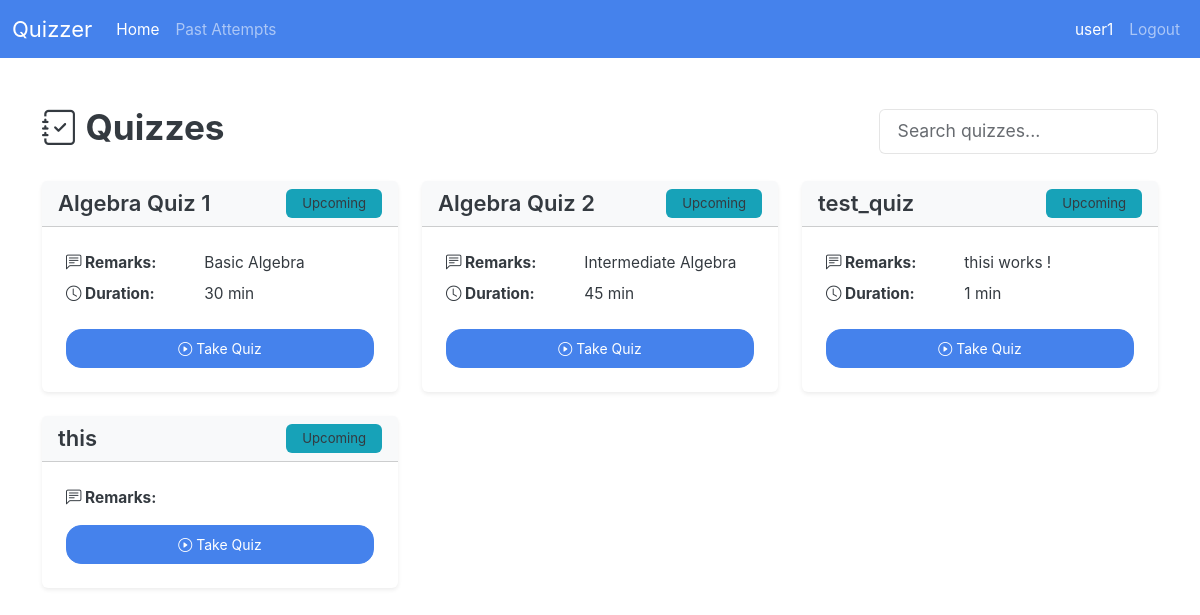
/user/ (signed in), run on an earlier commit of the app's database.
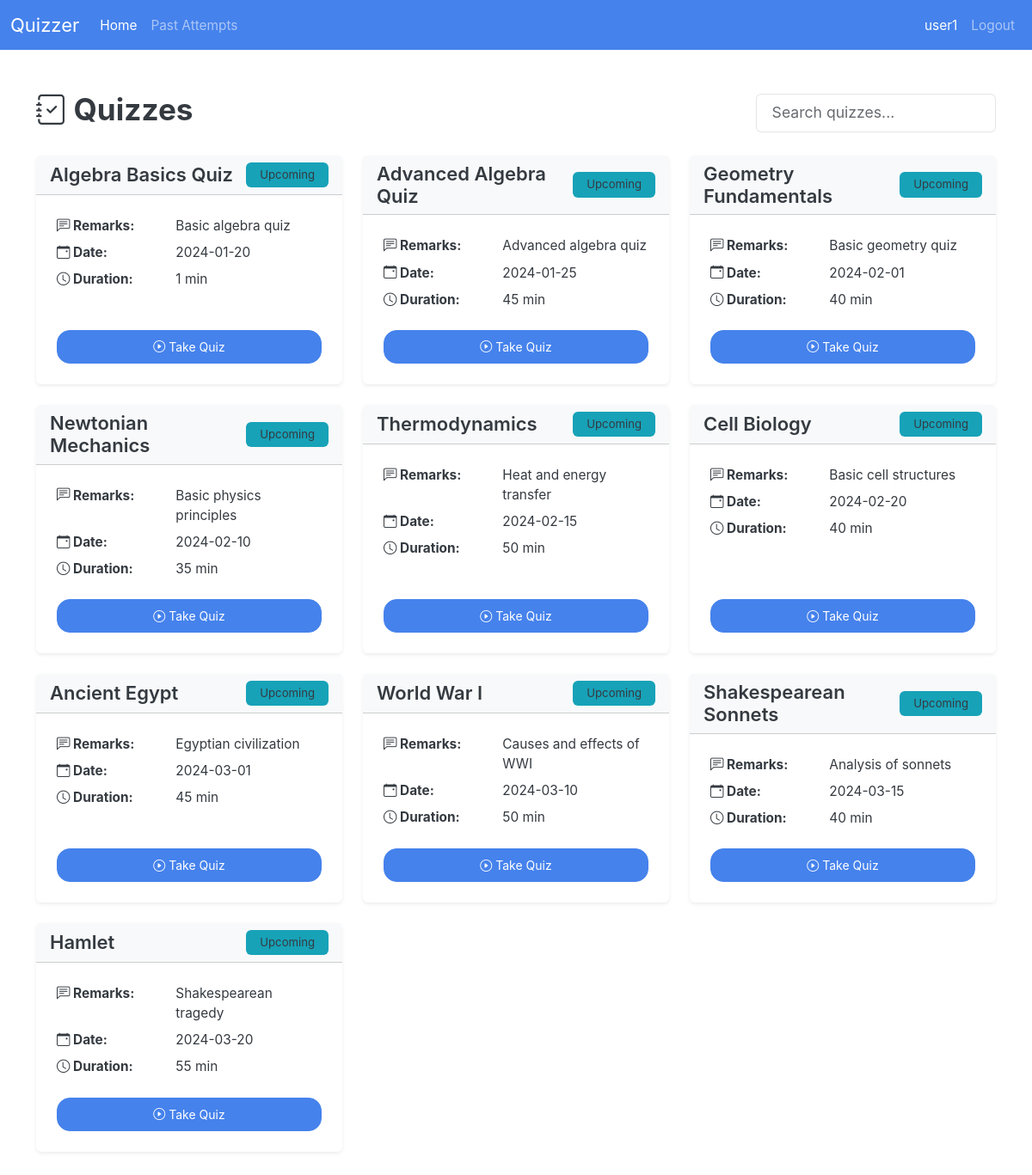
And on a later commit of the database.
### models/models.py (models this page shows, shortened)
class User(db.Model, UserMixin):
    __tablename__ = "user"
    user_id: Mapped[id_pk]
    username: Mapped[str] = mapped_column(unique=True)
    password: Mapped[str]
    quiz_attempts: Mapped[List["QuizAttempt"]] = relationship(
        back_populates="user", cascade="all,delete-orphan"
    )

class Quiz(db.Model):
    __tablename__ = "quiz"
    quiz_id: Mapped[id_pk]
    quiz_name: Mapped[str]
    chapter_id: Mapped[int]
    subject_id: Mapped[int]
    date: Mapped[Optional[date]]
    duration: Mapped[Optional[int]]  # minutes? hopefully
    remarks: Mapped[str]
    total_marks: Mapped[int] = mapped_column(default=0)
    questions: Mapped[List["Question"]] = relationship(
        back_populates="quiz", cascade="all,delete-orphan"
    )
    quiz_attempts: Mapped[List["QuizAttempt"]] = relationship(
        back_populates="quiz", cascade="all,delete-orphan"
    )
    chapter: Mapped["Chapter"] = relationship(back_populates="quizzes") # maybe change this
    __table_args__ = (
        ForeignKeyConstraint(
            ['subject_id', 'chapter_id'],  # Composite foreign key
            ['chapter.subject_id', 'chapter.chapter_id']
        ),
    )

### routes/user_routes.py (the view)
@user_bp.route("/", methods=["GET"])
def home():
    upcoming_quizzes = db.session.scalars(select(Quiz))
    return render_template("user/home.html", upcoming_quizzes=upcoming_quizzes)

### app.py (called while the page is built)
@app.template_global()
def is_active(page_name):
    return "active" if request.endpoint == page_name else ""

### routes/__init__.py (called while the page is built)
def init_login_manager(app):
    login_manager = LoginManager()
    login_manager.init_app(app)
    login_manager.login_view = "auth.login"  # goes to the login() function in auth_bp
    @login_manager.user_loader
    def load_user(user_id):
        return db.session.scalar(select(User).where(User.user_id == user_id))

### routes/user_routes.py (called while the page is built)
@user_bp.before_request  # makes it so you have to be logged in to access, and allows admin to access it too to test :)
@login_required
def user_required():
    pass

### templates/user/home.html
{% extends "base.html" %} {% block title %} Quiz Dashboard {% endblock %} {%
block body %} {% include "user/nav.html" %}
<div class="container py-5">
  <div class="d-flex justify-content-between align-items-center mb-4">
    <h2 class="fw-bold"><i class="bi bi-journal-check"></i> Quizzes</h2>
    <input
      type="text"
      id="searchInput"
      class="form-control w-25"
      placeholder="Search quizzes..."
      onkeyup="searchContentUser()"
    />
  </div>
  <div
    class="row row-cols-1 row-cols-md-2 row-cols-lg-3 g-4 mb-5"
    id="quizList"
  >
    {% if upcoming_quizzes %} {% for quiz in upcoming_quizzes %}
    <div class="col quiz-card">
      <div class="card shadow-sm border-0 h-100">
        <div
          class="card-header bg-light d-flex justify-content-between align-items-center"
        >
          <h5 class="fw-semibold mb-0">{{ quiz.quiz_name }}</h5>
          <span class="badge bg-info text-dark">Upcoming</span>
        </div>
        <div class="card-body p-4 d-flex flex-column justify-content-between">
          <div>
            <dl class="row mb-0 small">
              <dt class="col-sm-5">
                <i class="bi bi-chat-left-text"></i> Remarks:
              </dt>
              <dd class="col-sm-7">{{ quiz.remarks }}</dd>
              {% if quiz.date %}
              <dt class="col-sm-5">
                <i class="bi bi-calendar-event"></i> Date:
              </dt>
              <dd class="col-sm-7">{{ quiz.date }}</dd>
              {% endif %} {% if quiz.duration %}
              <dt class="col-sm-5"><i class="bi bi-clock"></i> Duration:</dt>
              <dd class="col-sm-7">{{ quiz.duration }} min</dd>
              {% endif %}
            </dl>
          </div>
          <div class="mt-3 text-center">
            <a href="{{ url_for('user.quiz', quiz_id=quiz.quiz_id) }}">
              <button class="btn btn-primary w-100">
                <i class="bi bi-play-circle"></i> Take Quiz
              </button>
            </a>
          </div>
        </div>
      </div>
    </div>
    {% endfor %} {% else %}
    <p class="text-muted text-center">No upcoming quizzes available.</p>
    {% endif %}
  </div>
</div>
{% endblock %}

### templates/base.html (shortened to what this page needs)
<!doctype html>
<html lang="en">
  <head>
    <link href="{{url_for("static", filename="style.css")}}" rel="stylesheet" />
  </head>
  <body>
    {% block body %} {% endblock %}
    <link
      rel="stylesheet"
      href="https://cdn.jsdelivr.net/npm/bootstrap-icons@1.5.0/font/bootstrap-icons.css"
    />
  </body>
</html>

### templates/user/nav.html (shortened to what this page needs)
<nav class="navbar navbar-expand-lg bg-primary" data-bs-theme="dark">
  <div class="container-fluid">
    <a class="navbar-brand" href="#">Quizzer</a>
    <div class="collapse navbar-collapse" id="navbarColor01">
      <ul class="navbar-nav me-auto">
        <li class="nav-item">
          <a
            class="nav-link {{ is_active('user.home') }}"
            href="{{ url_for('user.home') }}"
            >Home</a
          >
        </li>
        <li class="nav-item">
          <a
            class="nav-link {{ is_active('user.history')}} {{is_active('user.results')}}"
            href="{{url_for('user.history')}}"
            >Past Attempts</a
          >
        </li>
      </ul>
      <ul class="navbar-nav">
        <li class="nav-item">
          <a class="nav-link active"> {{current_user.username}}</a>
        </li>
        <li class="nav-item">
          <a class="nav-link" href="{{url_for('auth.logout')}}"> Logout </a>
        </li>
      </ul>
    </div>
  </div>
</nav>

What changed in the data, as far as the page shows it:
removed Quiz: quiz_name "test_quiz", remarks "thisi works !", duration "1"
changed Quiz: quiz_name "Algebra Quiz 1" → "Algebra Basics Quiz"; remarks "Basic Algebra" → "Basic algebra quiz"; date (not shown) → "2024-01-20"; duration "30" → "1"
changed Quiz: quiz_name "Algebra Quiz 2" → "Advanced Algebra Quiz"; remarks "Intermediate Algebra" → "Advanced algebra quiz"; date (not shown) → "2024-01-25"
added Quiz: quiz_name "Geometry Fundamentals", remarks "Basic geometry quiz", date "2024-02-01", duration "40"
changed Quiz: quiz_name "this" → "Newtonian Mechanics"; remarks (not shown) → "Basic physics principles"; date (not shown) → "2024-02-10"; duration (not shown) → "35"
added Quiz: quiz_name "Thermodynamics", remarks "Heat and energy transfer", date "2024-02-15", duration "50"
added Quiz: quiz_name "Cell Biology", remarks "Basic cell structures", date "2024-02-20", duration "40"
added Quiz: quiz_name "Ancient Egypt", remarks "Egyptian civilization", date "2024-03-01", duration "45"
added Quiz: quiz_name "World War I", remarks "Causes and effects of WWI", date "2024-03-10", duration "50"
added Quiz: quiz_name "Shakespearean Sonnets", remarks "Analysis of sonnets", date "2024-03-15", duration "40"
added Quiz: quiz_name "Hamlet", remarks "Shakespearean tragedy", date "2024-03-20", duration "55"
